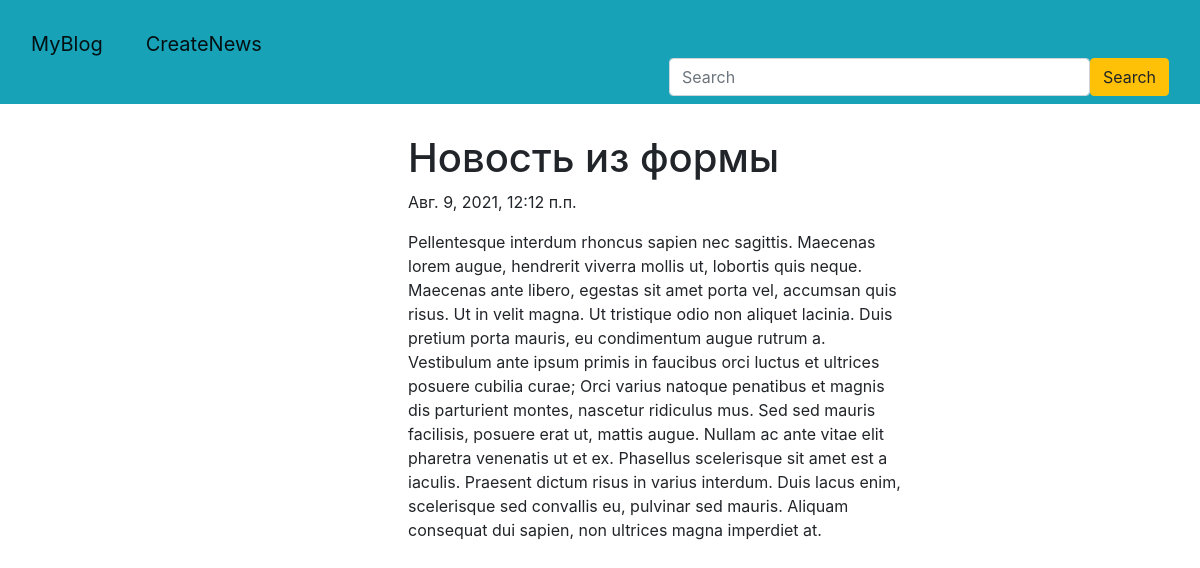
Page /about/4 on the committed database.
### news/models.py (models this page shows, shortened)
class MyNews(models.Model):
    title = models.CharField('Название', max_length=150)
    anons = models.CharField('Анонс', max_length=250)
    context = models.TextField('Описание')
    date = models.DateTimeField('Дата публикации')
    class Meta:
        verbose_name = 'Новость'
        verbose_name_plural = 'Новости'

### news/views.py (the view)
# urls.py: path('<int:pk>', views.NewsDetail.as_view(), name='news_detail'),
class NewsDetail(DetailView):
    model = MyNews
    template_name = 'news/detail_views.html'
    context_object_name = 'mynews'

### news/templates/news/detail_views.html (shortened to what this page needs)
{% extends 'news/base.html' %}
{% block content %}
    <div class="features">
        <h1>{{ mynews.title }}</h1>
        <p>{{ mynews.date }}</p>
        <p>{{ mynews.context }}</p>
    </div>
{% endblock %}

### news/static/news/css/news.css (style rules this page uses)
.features { clear: both; width: 500px; margin: 30px 34%; }

### rows in the picture
MyNews: title "Новость из формы", date "Авг. 9, 2021, 12:12 п.п.", context "Pellentesque interdum rhoncus sapien nec sagittis. Maecenas lorem augue, hendrerit viverra mollis ut, lobortis quis neque. Maecenas ante libero, egestas sit amet porta vel, accumsan quis risus. Ut in velit magna. Ut tristique odio non aliquet lacinia. Duis pretium porta mauris, eu condimentum augue rutrum a. Vestibulum ante ipsum primis in faucibus orci luctus et ultrices posuere cubilia curae; Orci varius natoque penatibus et magnis dis parturient montes, nascetur ridiculus mus. Sed sed mauris facilisis, posuere erat ut, mattis augue. Nullam ac ante vitae elit pharetra venenatis ut et ex. Phasellus scelerisque sit amet est a iaculis. Praesent dictum risus in varius interdum. Duis lacus…"
